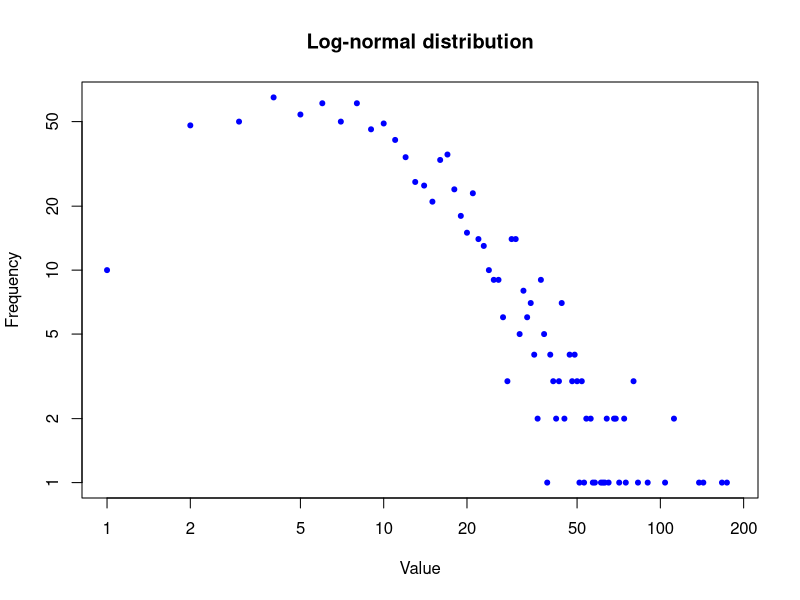

This chart was generated by the following R code:
r = rlnorm(1000)

h = hist(r, plot=FALSE, breaks=c(seq(0,max(r)+1, .1)))

pdf("fig.pdf", width=7)
plot(h$counts, log="xy", pch=20, col="blue",
     main="Log-normal distribution",
     xlab="Value", ylab="Frequency")
dev.off()